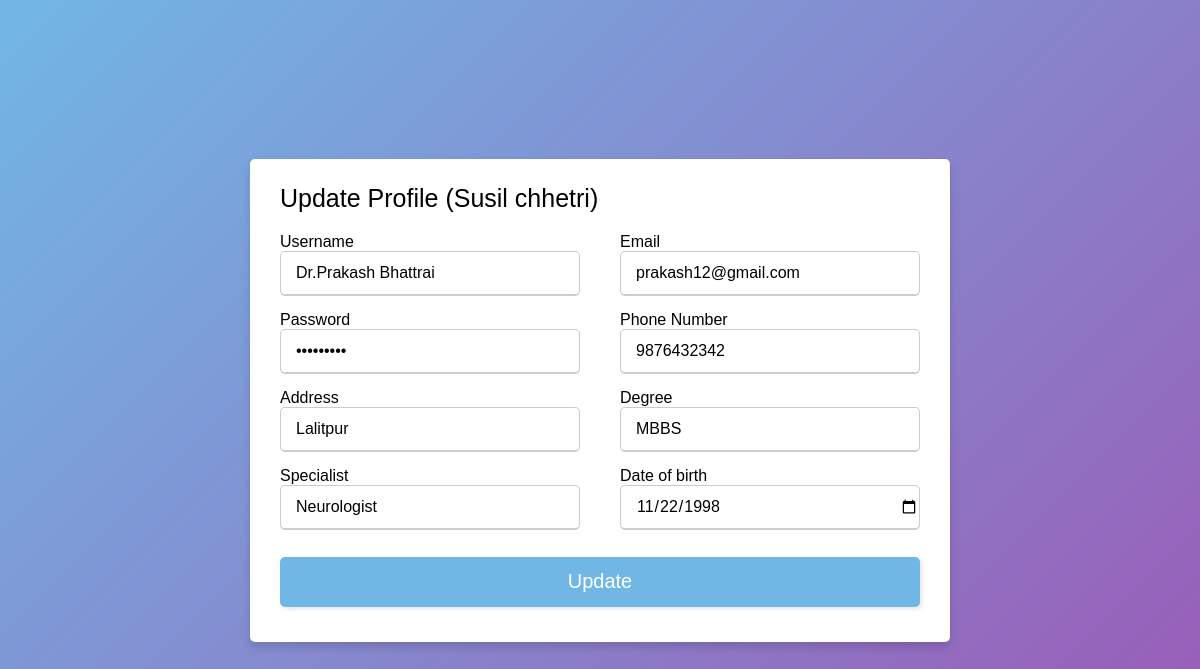
The app's page /doctor_manage_profile.php?id=2 (signed in) with its own data.
### tables this page shows
CREATE TABLE `doctor` (
  `id` int(5) NOT NULL,
  `doctorname` varchar(30) NOT NULL,
  `email` varchar(30) NOT NULL,
  `password` varchar(30) NOT NULL,
  `phone` varchar(10) NOT NULL,
  `address` varchar(20) NOT NULL,
  `degree` varchar(20) NOT NULL,
  `specialist` varchar(40) NOT NULL,
  `dateOfBirth` date NOT NULL,
  `gender` enum('male','female','other') NOT NULL
);

### doctor_manage_profile.php (the view, shortened to what this page needs)
<!DOCTYPE html>
<head>
  <link rel="stylesheet" href="register.css">
</head>
<body>
  <div class="container">
    <div class="title">Update Profile
   (<?php echo  $_SESSION['username']; ?>)
    </div>
    <div class="content">
      <form id="form1" action="" method="post">
        <div class="user-details">
        <?php
include 'connect.php';
$id = $_GET['id'];
$selectquery = "select * from doctor where id = $id ";
$query = mysqli_query($con, $selectquery);
$result = mysqli_fetch_assoc($query);
  ?>
          <div class="input-box">
            <label for="userName" class="details">Username</label>
            <input type="text" id="txtUserName" class="form-control" placeholder="Enter your username" name="userName" value="<?php echo $result['doctorname']; ?>" >
          </div>
          <div class="input-box">
            <label for="email" class="details">Email</label>
            <input type="email" id="txtEmail" class="form-control" placeholder="Enter your email" name="email" value="<?php echo $result['email']; ?>">
          </div>
          <div class="input-box">
            <label for="password" class="details">Password</label>
            <input type="password" id="txtPassword" class="form-control" placeholder="Enter your password" name="password"  value="<?php echo $result['password']; ?>">
          </div>
          <div class="input-box">
            <label for="phone" class="details">Phone Number</label>
            <input type="phone" id="txtPhone" class="form-control" placeholder="Enter your phone number" name="phone"  value="<?php echo $result['phone']; ?>" >
          </div>
          <div class="input-box">
            <label for="address" class="details">Address</label>
            <input type="text" id="txtAddress" class="form-control" placeholder="Enter your address" name="address"  value="<?php echo $result['address']; ?>">
          </div>
          <div class="input-box">
            <label for="degree" class="details">Degree</label>
            <input type="text" id="txtDegree" class="form-control" placeholder="Enter your degree" name="degree"  value="<?php echo $result['degree']; ?>" >
        </div>
        <div class="input-box">
            <label for="speciality" class="details">Specialist</label>
            <input type="text" id="txtSpecialist" class="form-control" placeholder="Enter your speciality" name="speciality"  value="<?php echo $result['specialist']; ?>" >
        </div>
          <div class="input-box">
            <label for="dateOfBirth" class="details">Date of birth</label>
            <input type="date" id="txtDateOfBirth" class="form-control" placeholder="mm / dd / yyyy" name="dateOfBirth"  value="<?php echo $result['dateOfBirth']; ?>" >
          </div>
        </div>
        <div class="input-box button">
          <button type="submit" class="btn btn-primary" name="submit">Update</button>
        </div>
    </div>
  </div>
</body>
</html>

### register.css (style rules this page uses)
* { margin: 0; padding: 0; box-sizing: border-box; font-family: 'Poppins',sans-serif; }
body { height: 100vh; display: flex; justify-content: center; align-items: center; padding: 10px; background: linear-gradient(135deg, #71b7e6, #9b59b6); }
.container { max-width: 700px; width: 100%; background-color: #fff; padding: 25px 30px; border-radius: 5px; box-shadow: 0 5px 10px rgba(0,0,0,0.15); }
.container .title { font-size: 25px; font-weight: 500; position: relative; }
.content form .user-details { display: flex; flex-wrap: wrap; justify-content: space-between; margin: 20px 0 12px 0; }
form .user-details .input-box { margin-bottom: 15px; width: calc(100% / 2 - 20px); }
.user-details .input-box input { height: 45px; width: 100%; outline: none; font-size: 16px; border-radius: 5px; padding-left: 15px; border: 1px solid #ccc; border-bottom-width: 2px; transition: all 0.3s ease; }
form button { height: 50px; width: 100%; color: #fff; background: #71b7e6; border-radius: 5px; border: none; font-size: 20px; margin-bottom: 10px; cursor: pointer; box-shadow: 2px 2px 4px rgba(0,0,0,0.1); transition: all 0.1s ease; }

### records on screen
doctor: userName "Dr.Prakash Bhattrai", email "prakash12@gmail.com", phone "9876432342", address "Lalitpur", degree "MBBS", speciality "Neurologist", dateOfBirth "11/22/1998"

### other values on screen
$_SESSION['username'] "Susil chhetri"
